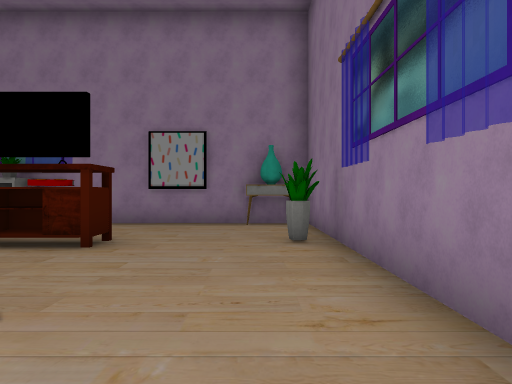
View 1 (above)

13 first-person views from a walk through a scene from a Unity 3-D project. The camera is 1.5 m above the floor, looks level and sees 70° across. The floor is counted in squares, 2 m on a side. Each view is taken from the middle of a square. On the plan, view 1 faces up. The plan holds only what a view shows up to about 11 squares ahead; the rest is blank. The place goes on beyond the plan. The player character is not drawn. Some surface patterns are stand-ins.

View 2
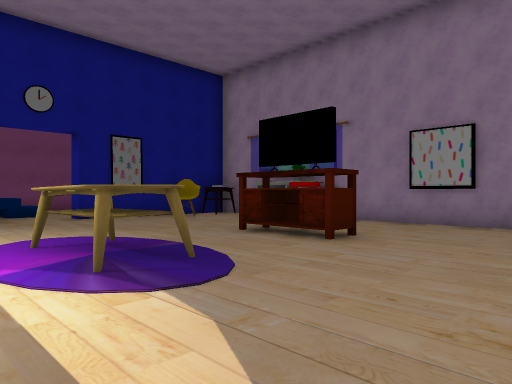

View 3
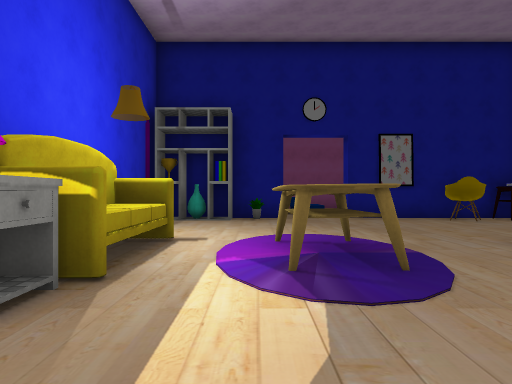

View 4
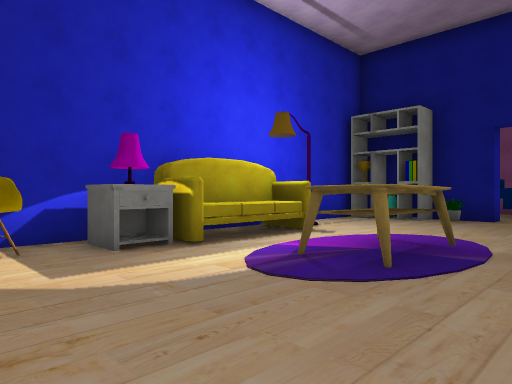

View 5
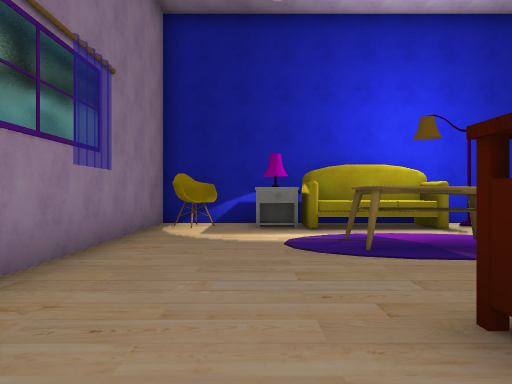

View 6
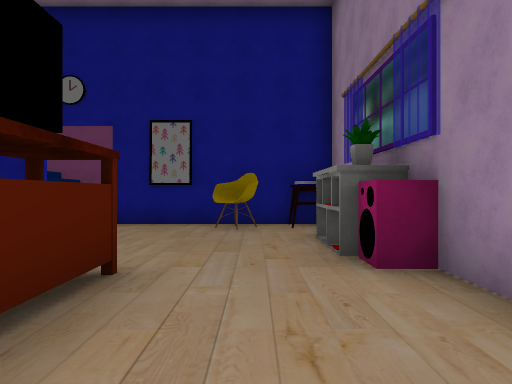

View 7
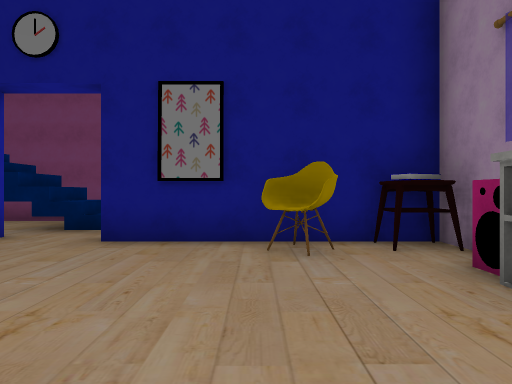

View 8
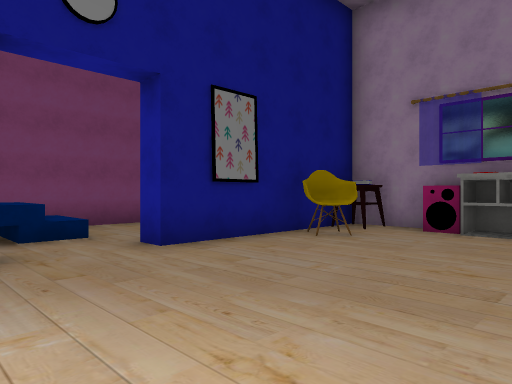

View 9
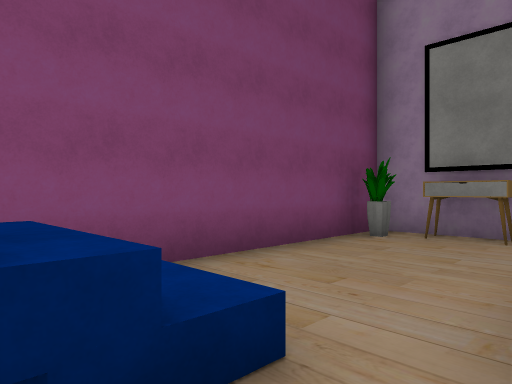

View 10
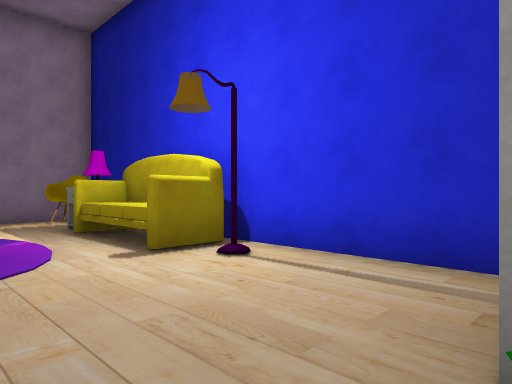

View 11
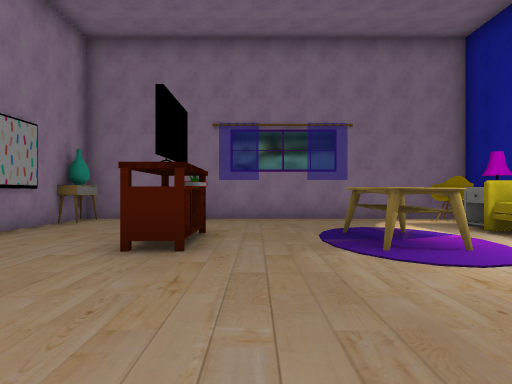

View 12
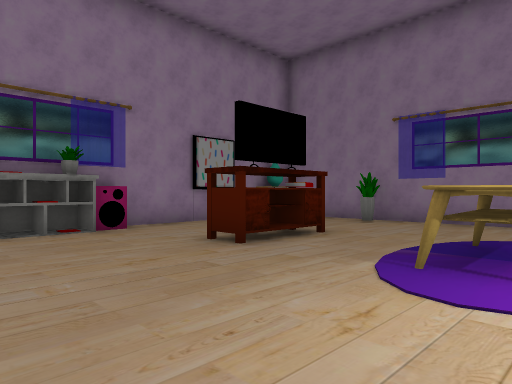

View 13
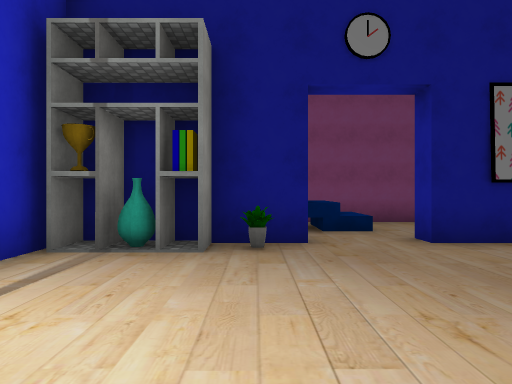

### Floor plan
Points are (right, up) in squares from view 1. A wall is a line through its corners. A room is listed if a view was taken in it or the views show most of it. See-through windows are left out.
Room 1 (views 1, 2, 3, 4, 5, 6, 7, 8, 9, 10, 11, 12, 13)
walls: (-7, 8.2) (-7.8, 8.2); (-7.9, 8.8) (-9.5, 8.8) (-9.5, 3.7) (-10.1, 3.7); (-10.1, 1.8) (-9.5, 1.8) (-9.5, -1); (-9.6, 0.3) (-8.6, 0.3); (-9.6, -0.2) (-8.6, -0.2); (-11.1, 2.5) (-11.1, 1.1); (-9.5, -1.1) (-9.5, -1.6) (-8.6, -1.6); (-9.1, -1.9) (1.3, -1.9) (1.3, 8.8) (-4.6, 8.8) (-4.6, 8.2) (-5.2, 8.2)
ways out: opening at (-10, 3) to room 2
objects: other object (-9, -1); plant (-9, 1); chair (-9, 6) to (-9, 7); other object (-9, 8); bookshelf (-6, 8); sofa (-5, -1) to (-3, -1); table (-4, 2) to (-3, 2); other object (-4, 5); books (-3, 5); drawers (-2, -1); lamp (-1, -1); chair (0, -1); table (0, 9); plant (1, 6)
Room 2 (no view inside)
walls: (-11.1, 3.4) (-11.1, 2.5); (-11.1, 8.8) (-13.4, 8.8) (-13.4, 0.5); (-12, 2.6) (-11, 2.6); (-12.6, 2) (-11, 2)
ways out: opening at (-10, 3) to room 1
objects: table (-12, 8) to (-11, 8)

Where each view was taken, in squares from view 1:
view 1: 0 up, 0 right, facing up
view 2: 0 up, 1 right, facing up-left
view 3: 1 up, 1 right, facing left
view 4: 4 up, 1 right, facing down-left
view 5: 7 up, 1 left, facing down
view 6: 7 up, 1 left, facing left
view 7: 6 up, 4 left, facing left
view 8: 1 up, 5 left, facing up-left
view 9: 2 up, 10 left, facing up-left
view 10: 2 up, 9 left, facing down-right
view 11: 4 up, 9 left, facing right
view 12: 1 up, 8 left, facing up-right
view 13: 1 up, 4 left, facing left
